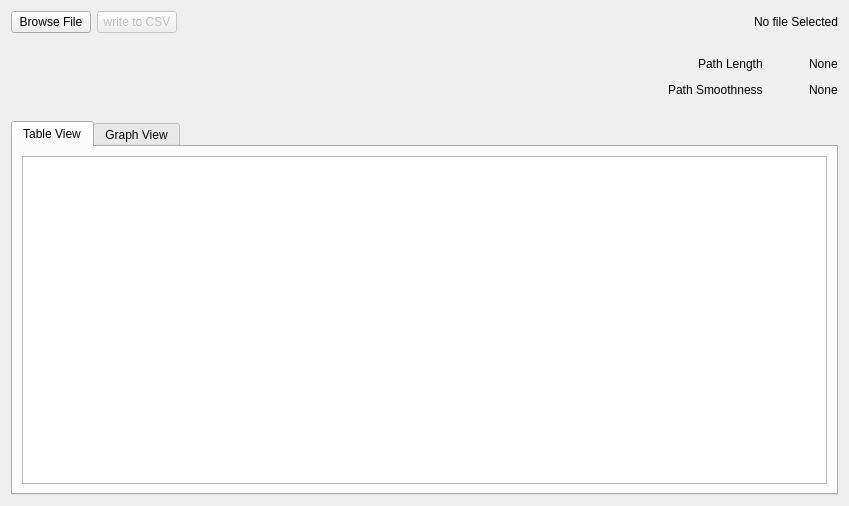
<?xml version="1.0" encoding="UTF-8"?>
<ui version="4.0">
 <class>guiDlg</class>
 <widget class="QWidget" name="guiDlg">
  <property name="geometry">
   <rect>
    <x>0</x>
    <y>0</y>
    <width>849</width>
    <height>506</height>
   </rect>
  </property>
  <property name="windowTitle">
   <string>navDataReader</string>
  </property>
  <layout class="QVBoxLayout" name="verticalLayout">
   <item>
    <layout class="QVBoxLayout" name="verticalLayout_2">
     <item>
      <layout class="QGridLayout" name="gridLayout" columnstretch="0,0,0,0">
       <property name="sizeConstraint">
        <enum>QLayout::SetFixedSize</enum>
       </property>
       <item row="0" column="0">
        <widget class="QPushButton" name="browseButton">
         <property name="text">
          <string>Browse File</string>
         </property>
        </widget>
       </item>
       <item row="0" column="2">
        <spacer name="horizontalSpacer">
         <property name="orientation">
          <enum>Qt::Horizontal</enum>
         </property>
         <property name="sizeHint" stdset="0">
          <size>
           <width>40</width>
           <height>20</height>
          </size>
         </property>
        </spacer>
       </item>
       <item row="0" column="3">
        <widget class="QLabel" name="fName">
         <property name="text">
          <string>No file Selected</string>
         </property>
        </widget>
       </item>
       <item row="0" column="1">
        <widget class="QPushButton" name="writeButton">
         <property name="enabled">
          <bool>false</bool>
         </property>
         <property name="text">
          <string>write to CSV</string>
         </property>
        </widget>
       </item>
      </layout>
     </item>
     <item>
      <spacer name="verticalSpacer">
       <property name="orientation">
        <enum>Qt::Vertical</enum>
       </property>
       <property name="sizeType">
        <enum>QSizePolicy::Fixed</enum>
       </property>
       <property name="sizeHint" stdset="0">
        <size>
         <width>20</width>
         <height>15</height>
        </size>
       </property>
      </spacer>
     </item>
     <item>
      <layout class="QHBoxLayout" name="horizontalLayout_2">
       <item>
        <spacer name="horizontalSpacer_2">
         <property name="orientation">
          <enum>Qt::Horizontal</enum>
         </property>
         <property name="sizeType">
          <enum>QSizePolicy::Expanding</enum>
         </property>
         <property name="sizeHint" stdset="0">
          <size>
           <width>100</width>
           <height>20</height>
          </size>
         </property>
        </spacer>
       </item>
       <item>
        <widget class="QLabel" name="label_2">
         <property name="text">
          <string>Path Length</string>
         </property>
        </widget>
       </item>
       <item>
        <spacer name="horizontalSpacer_3">
         <property name="orientation">
          <enum>Qt::Horizontal</enum>
         </property>
         <property name="sizeType">
          <enum>QSizePolicy::Fixed</enum>
         </property>
         <property name="sizeHint" stdset="0">
          <size>
           <width>40</width>
           <height>20</height>
          </size>
         </property>
        </spacer>
       </item>
       <item>
        <widget class="QLabel" name="plLabel">
         <property name="text">
          <string>None</string>
         </property>
        </widget>
       </item>
      </layout>
     </item>
     <item>
      <layout class="QHBoxLayout" name="horizontalLayout_3">
       <item>
        <spacer name="horizontalSpacer_4">
         <property name="orientation">
          <enum>Qt::Horizontal</enum>
         </property>
         <property name="sizeHint" stdset="0">
          <size>
           <width>40</width>
           <height>20</height>
          </size>
         </property>
        </spacer>
       </item>
       <item>
        <widget class="QLabel" name="label_3">
         <property name="text">
          <string>Path Smoothness</string>
         </property>
        </widget>
       </item>
       <item>
        <spacer name="horizontalSpacer_5">
         <property name="orientation">
          <enum>Qt::Horizontal</enum>
         </property>
         <property name="sizeType">
          <enum>QSizePolicy::Fixed</enum>
         </property>
         <property name="sizeHint" stdset="0">
          <size>
           <width>40</width>
           <height>20</height>
          </size>
         </property>
        </spacer>
       </item>
       <item>
        <widget class="QLabel" name="psLabel">
         <property name="text">
          <string>None</string>
         </property>
        </widget>
       </item>
      </layout>
     </item>
     <item>
      <spacer name="verticalSpacer_2">
       <property name="orientation">
        <enum>Qt::Vertical</enum>
       </property>
       <property name="sizeType">
        <enum>QSizePolicy::Fixed</enum>
       </property>
       <property name="sizeHint" stdset="0">
        <size>
         <width>20</width>
         <height>15</height>
        </size>
       </property>
      </spacer>
     </item>
     <item>
      <widget class="QTabWidget" name="tabWidget">
       <property name="tabPosition">
        <enum>QTabWidget::North</enum>
       </property>
       <property name="currentIndex">
        <number>0</number>
       </property>
       <widget class="QWidget" name="table_view">
        <attribute name="title">
         <string>Table View</string>
        </attribute>
        <layout class="QHBoxLayout" name="horizontalLayout">
         <item>
          <widget class="QTableWidget" name="tableWidget1">
           <attribute name="horizontalHeaderCascadingSectionResizes">
            <bool>true</bool>
           </attribute>
           <attribute name="verticalHeaderVisible">
            <bool>false</bool>
           </attribute>
          </widget>
         </item>
        </layout>
       </widget>
       <widget class="QWidget" name="graph_view">
        <attribute name="title">
         <string>Graph View</string>
        </attribute>
        <layout class="QHBoxLayout" name="horizontalLayout_4">
         <item>
          <widget class="QGraphicsView" name="graphicsView"/>
         </item>
        </layout>
       </widget>
      </widget>
     </item>
    </layout>
   </item>
  </layout>
 </widget>
 <resources/>
 <connections/>
</ui>
